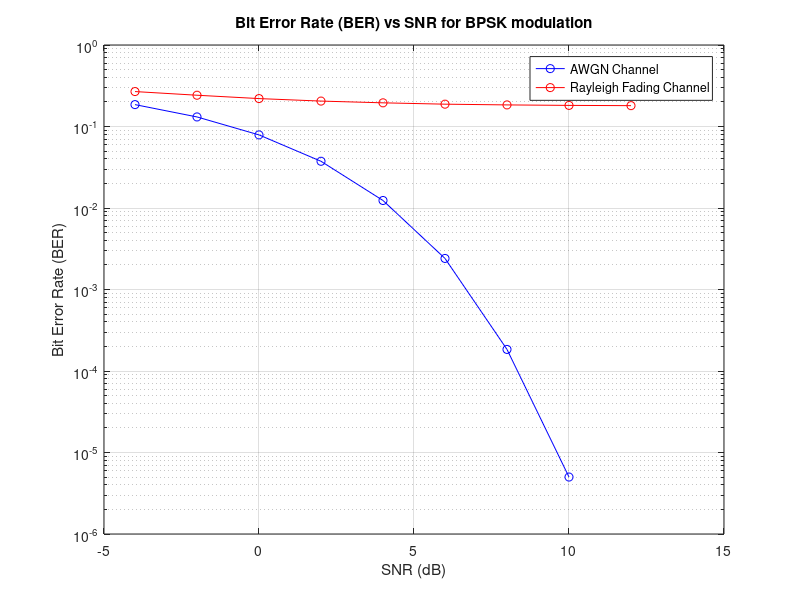

Write MATLAB code to recreate this figure.
% Lab 10 - Simulation of BER over AWGN and Rayleigh Channel
% BER - Bit Error Rate
% AWGN - Additive White Gaussian Noise

close all;
clc;
clear all;

% Parameters
SNR_dB = -4:2:12; % SNR in dB
numBits = 10^6; % Number of bits
M = 2; % BPSK modulation
Eb_N0_dB = SNR_dB - 10*log10(log2(M)); % Convert SNR to Eb/N0

% Generate random binary data
data = randi([0 1], 1, numBits);

% Modulation
modulated_data = pskmod(data, M);

% AWGN Channel Simulation
for i = 1:length(Eb_N0_dB)
    % Add AWGN
    received_signal_awgn = awgn(modulated_data, Eb_N0_dB(i), 'measured');

    % Demodulation
    demodulated_data_awgn = pskdemod(received_signal_awgn, M);

    % Calculate Bit Errors
    bit_errors_awgn(i) = sum(demodulated_data_awgn ~= data);
end

% Calculate Bit Error Rate (BER) for AWGN
BER_awgn = bit_errors_awgn / numBits;

% Rayleigh Fading Channel Simulation
for i = 1:length(Eb_N0_dB)
    % Generate Rayleigh Fading Channel
    fading_channel = sqrt(0.5)*(randn(1, numBits) + 1i*randn(1, numBits));

    % Add Noise to Rayleigh Channel
    received_signal_rayleigh = modulated_data.*fading_channel + awgn(modulated_data, Eb_N0_dB(i), 'measured');

    % Demodulation
    demodulated_data_rayleigh = pskdemod(received_signal_rayleigh./fading_channel, M);

    % Calculate Bit Errors
    bit_errors_rayleigh(i) = sum(demodulated_data_rayleigh ~= data);
end

% Calculate Bit Error Rate (BER) for Rayleigh Fading Channel
BER_rayleigh = bit_errors_rayleigh / numBits;

% Plot
semilogy(SNR_dB, BER_awgn, 'b-o');
hold on;
semilogy(SNR_dB, BER_rayleigh, 'r-o');
grid on;
xlabel('SNR (dB)');
ylabel('Bit Error Rate (BER)');
legend('AWGN Channel', 'Rayleigh Fading Channel');
title('Bit Error Rate (BER) vs SNR for BPSK modulation');

